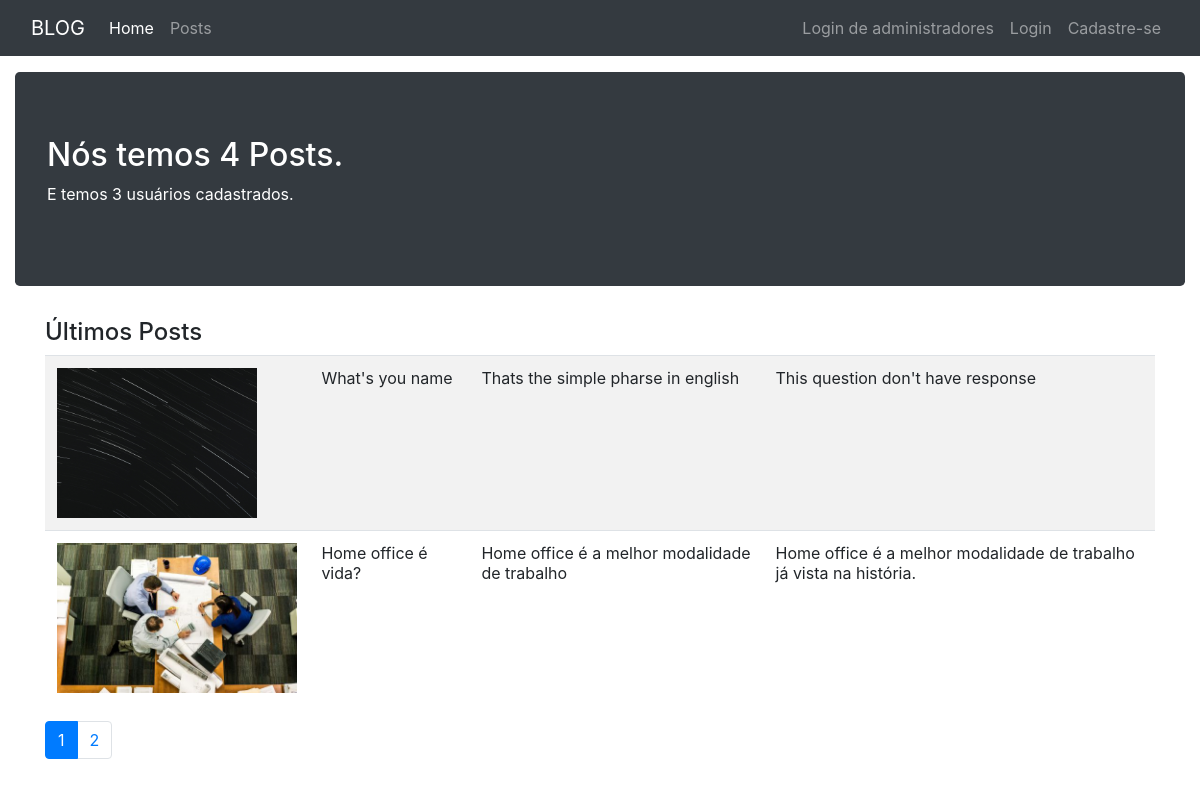
The page / on the database its author committed.
### tables this page shows
CREATE TABLE `posts` (
  `id` int(11) NOT NULL AUTO_INCREMENT,
  `id_user` int(11) NOT NULL DEFAULT '0',
  `post_title` varchar(100) NOT NULL DEFAULT '0',
  `post_subtitle` varchar(250) NOT NULL DEFAULT '0',
  `post_description` text,
  PRIMARY KEY (`id`)
);

### core/Controller.php (called while the page is built, shortened)
<?php
class controller {
    public function loadTemplate( $viewName, $viewData = array() ) {
        require 'views/template.php';
    }
    public function loadViewInTemplate( $viewName, $viewData = array() ) {
        extract($viewData);
        require 'views/'.$viewName.'.php';
    }
}

### controllers/homeController.php (called while the page is built, shortened)
<?php
class homeController extends controller {
    public function index() {
        $dados = array();
        $p = new Posts();
        $u = new Users();
        $total_posts = $p->getTotalPosts();
        $total_users = $u->getTotalUsers();
        $page = 1;
        $por_pagina = 2;
        $total_paginas = ceil($total_posts / $por_pagina);
        $posts = $p->getUltimosPosts($page, $por_pagina);
        $dados['total_posts'] = $total_posts;
        $dados['total_users'] = $total_users;
        $dados['posts'] = $posts;
        $dados['total_paginas'] = $total_paginas;
        $dados['p'] = $page;
        $this->loadTemplate('home', $dados);
    }
}

### core/Core.php (called while the page is built, shortened)
<?php
class Core extends Auth {
    public function run() {
        $url = '/';
        $params = array();
        if (!empty($url) && $url != '/') {
            $url = explode('/', $url);
            array_shift($url);
            if ( $url[0] == 'admin' ) {
                $adminLogged = $this->adminLogged();
                if ( $adminLogged ) {
                    $currentController = $url[0].'Controller';
                    array_shift($url);
                    if (isset($url[0]) && !empty($url[0])) {
                        $currentAction = $url[0];
                        array_shift($url);
                    } else {
                        $currentAction = 'index';
                    }
                    if (count($url) > 0) {
                        $params = $url;
                    }
                } else {
                    header("Location: loginAdmin");
                }
            } else {
                $currentController = $url[0].'Controller';
                array_shift($url);
                if (isset($url[0]) && !empty($url[0])) {
                    $currentAction = $url[0];
                    array_shift($url);
                } else {
                    $currentAction = 'index';
                }
                if (count($url) > 0) {
                    $params = $url;
                }
            }
        } else {
            $currentAction = 'index';
        }
        $c = new $currentController();
        call_user_func_array(array($c, $currentAction), $params);
    }
}
?>

### index.php (called while the page is built, shortened)
<?php
$core = new Core();
$core->run();

### core/Model.php (called while the page is built, shortened)
<?php
class Model {
    public function __construct() {
        global $db;
        $this->db = $db;
    }
}

### models/Posts.php (called while the page is built, shortened)
<?php
class Posts extends Model {
    public function getUltimosPosts($page, $perPage) {
        $offset = ($page - 1) * $perPage;
        $array = array();
        $sql = $this->db->prepare("SELECT
            *,
            (select posts_images.url from posts_images where
                posts_images.id_post = posts.id limit 1) as url
            FROM posts ORDER BY id DESC LIMIT $offset, $perPage");
        $sql->execute();
        if ($sql->rowCount() > 0) {
            $array = $sql->fetchAll();
        }
        return $array;
    }
    public function getTotalPosts() {
        $sql = $this->db->prepare("SELECT COUNT(*) as c FROM posts");
        $sql->execute();
        $row = $sql->fetch();
        return $row["c"];
    }
}

### models/Users.php (called while the page is built, shortened)
<?php
class Users extends Model {
    public function getTotalUsers() {
        $sql = $this->db->query("SELECT COUNT(*) as c FROM users");
        $row = $sql->fetch();
        return $row['c'];
    }
}

### views/home.php (the view, shortened to what this page needs)
<div class="container-fluid">
    <div class="jumbotron bg-dark text-white">
        <h2>Nós temos <?php echo $total_posts; ?> Posts.</h1>
        <p>E temos <?php echo $total_users; ?> usuários cadastrados.</p>
    </div>
</div>
<div class="container">
<h4 id="post">Últimos Posts</h4>
    <table class="table table-striped">
        <tbody>
            <?php foreach($posts as $post): ?>
                <tr>
                    <td>
                        <?php if (!empty($post['url'])): ?>
                        <img src="<?php echo BASE_URL; ?>/assets/images/posts/<?php echo $post['url']; ?>" height="150px" border="0">
                        <?php else: ?>
                        <img src="<?php echo BASE_URL; ?>/assets/images/posts/default.jpg" height="150px" border="0">
                        <?php endif; ?>
                    </td>
                    <td width="160px">
                        <?php echo $post['post_title']; ?><br>
                    </td>
                    <td>
                        <?php echo $post['post_subtitle']; ?><br>
                    </td>
                    <td>
                        <?php echo $post['post_description']; ?><br>
                    </td>
                </tr>
            <?php endforeach; ?>
        </tbody>
    </table>
    <ul class="pagination">
        <?php for ($q = 1; $q <= $total_paginas; $q++): ?>
            <li class="page-item <?php echo ($p == $q ? 'active' : ''); ?>"><a class="page-link" href="<?php echo BASE_URL; ?>?<?php
            $w = $_GET;
            $w['p'] = $q;
            echo "p=$w[p]";
            ?>"><?php echo $q; ?></a></li>
        <?php endfor; ?>
    </ul>
</div>

### views/template.php (shortened to what this page needs)
<html>
    <head>
        <link rel="stylesheet" type="text/css" href="<?php echo BASE_URL; ?>/assets/css/style.css">
        <link rel="stylesheet" type="text/css" href="<?php echo BASE_URL; ?>/assets/css/bootstrap.min.css">
    </head>
    <body>
        <nav class="navbar navbar-expand-md navbar-dark bg-dark mb-3">
            <div class="container-fluid">
                <a class="navbar-brand" href="#">BLOG</a>
                <div class="collapse navbar-collapse" id="navbarSupportedContent">
                    <ul class="navbar-nav mr-auto">
                        <li class="nav-item active">
                            <a class="nav-link" href="#">Home<span class="sr-only">(current)</span></a>
                        </li>
                        <li class="nav-item">
                            <a class="nav-link" href="#post">Posts</a>
                        </li>
                    </ul>
                    <ul class="navbar-nav ml-auto">
                        <?php if (isset($_SESSION['adminLogged']) && !empty($_SESSION['adminLogged'])): ?>
                            <li class="nav-item">
                                <a class="nav-link" href="<?php echo BASE_URL; ?>/admin">Bem-vindo: <?php echo $_SESSION['adminName']; ?></a>
                            </li>
                            <li class="nav-item">
                                <a class="nav-link" href="<?php echo BASE_URL; ?>/admin">Posts</a>
                            </li>
                            <li class="nav-item">
                                <a class="nav-link" href="<?php echo BASE_URL; ?>/logout">Deslogar</a>
                            </li>
                        <?php else: ?>
                            <li class="nav-item">
                                <a class="nav-link" href="<?php echo BASE_URL; ?>/admin">Login de administradores</a>
                            </li>
                            <li class="nav-item">
                                <a class="nav-link" href="<?php echo BASE_URL; ?>/login">Login</a>
                            </li>
                            <li class="nav-item">
                                <a class="nav-link" href="<?php echo BASE_URL; ?>/cadastro">Cadastre-se</a>
                            </li>
                        <?php endif; ?>
                    </ul>
                </div>
            </div>
        </nav>
        <?php $this->loadViewInTemplate($viewName, $viewData); ?>
    </body>
</html>

### rows shown on the page
posts: post_title "What's you name", post_subtitle "Thats the simple pharse in english", post_description "This question don't have response"
posts: post_title "Home office é vida?", post_subtitle "Home office é a melhor modalidade de trabalho", post_description "Home office é a melhor modalidade de trabalho já vista na história."

### other values the page prints
$total_posts "4"
$total_users "3"
